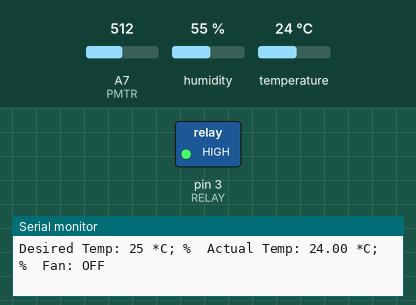
This sketch was run on a simulated Arduino Nano, built with avr-gcc and run on an emulated ATmega328P. Parts: switched loads named in the sketch (green lamp = pin HIGH), the last lines printed to the serial monitor. The inputs (shaded band) are chosen by the test bench; at power-on: temperature 24 °C, A7 (PMTR) = 512, humidity 55 %.

Above: at 4.8 s.
4.9 s: temperature set to 27 °C
At 7.0 s:
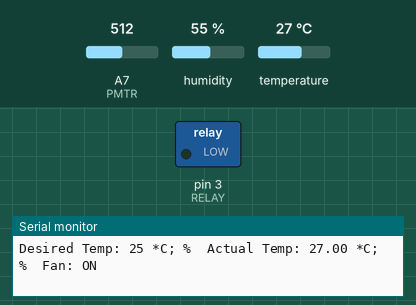
9.5 s: temperature set to 12 °C
At 10.7 s:
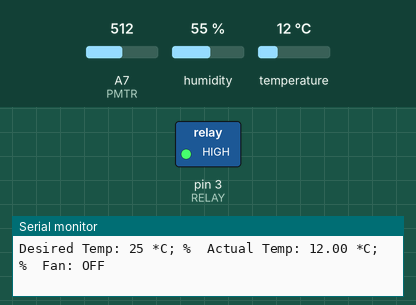
12.5 s: temperature set to 28 °C
At 15.5 s:
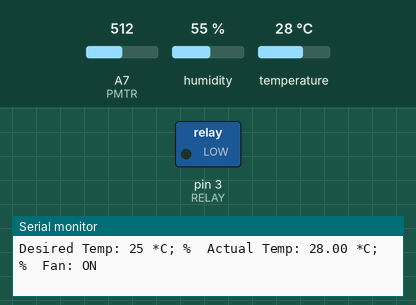
Timing chart, 0 to 17.0 s (numbered marks = the images above; inputs shaded):
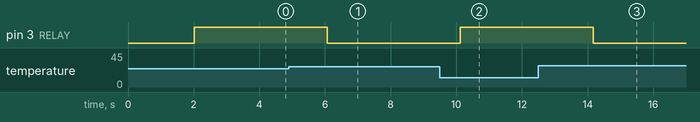

Measured:
- the behaviour switches between 25 and 26 °C on temperature (found by bisection; images 0 and 1)
- after the input at 4.9 s, pin 3 (RELAY): HIGH → LOW after 1.2 s
- after the input at 9.5 s, pin 3 (RELAY): LOW → HIGH after 0.62 s
- after the input at 12.5 s, pin 3 (RELAY): HIGH → LOW after 1.7 s

The sketch:

sketch_sep28a.ino
```cpp
#include "DHT.h"

#define DHTTYPE   DHT11
#define DHTPIN    2
#define RELAY     3
#define PMTR      A7

DHT dht(DHTPIN, DHTTYPE);

void setup() {
  pinMode(RELAY, OUTPUT);
  //digitalWrite(RELAY, LOW);
  Serial.begin(9600);

  dht.begin();
}

void loop() {
  delay(2000);
  float t = dht.readTemperature();

  int pmtrValue = analogRead(PMTR);
  int wantedTemp = map(pmtrValue, 0, 1023, 20,30);
  bool fanOn = (t > wantedTemp);

  Serial.print("Desired Temp: ");
  Serial.print(wantedTemp);
  Serial.print(" *C;");
  Serial.print(" %\t");
  Serial.print("Actual Temp: ");
  Serial.print(t);
  Serial.print(" *C;");
  Serial.print(" %\t");
  if (fanOn) {
    digitalWrite(RELAY, LOW);
    Serial.println("Fan: ON");
  } else {
    digitalWrite(RELAY, HIGH);
    Serial.println("Fan: OFF");
  }
}
```
